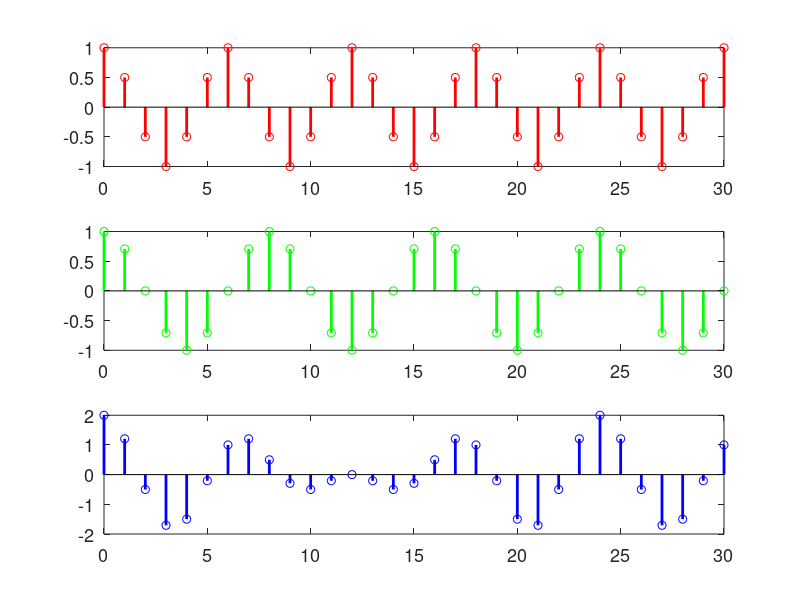

MATLAB code to generate this figure:
% file e7_2_PA2sines.m
% plot two discrete sines 
set(0,'defaultAxesFontSize',13); close all;
n=[0:30];
x1 = cos(pi*n/3); x2=cos(pi*n/4);
figure('position',[100 100, 600,450]),
 subplot(3,1,1), stem(n,x1,'r','LineWidth',2), subplot(3,1,2), stem(n,x2,'g','LineWidth',2); 
 subplot(3,1,3), stem(n,x1+x2,'b','LineWidth',2)
